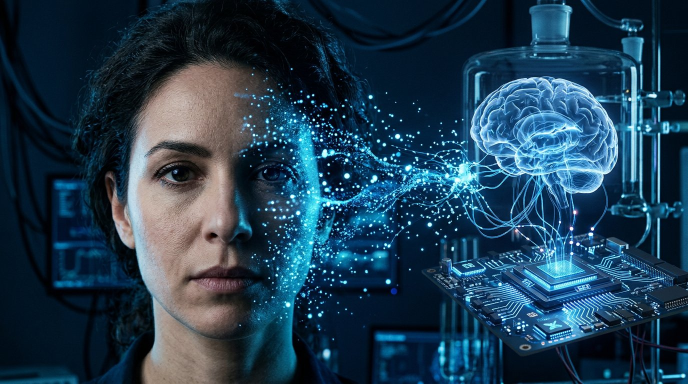
#> input picture production_source/shots/10_mind.jpg, 1376 x 768 px (shown at 1/2 size)
$ python create_thumbnail.py
#> lines starting #> are read from the running program, lines starting #| are printed output that depends on the picture
#!/usr/bin/env python3
"""Typeset the thumbnail on a generated scene image."""
from pathlib import Path
from PIL import Image,ImageOps,ImageDraw,ImageFont
ROOT=Path(__file__).resolve().parent
out=ROOT.parent/'deliverables'; out.mkdir(exist_ok=True)
im=ImageOps.fit(Image.open(ROOT/'shots'/'10_mind.jpg').convert('RGB'),(1280,720),method=Image.Resampling.LANCZOS)
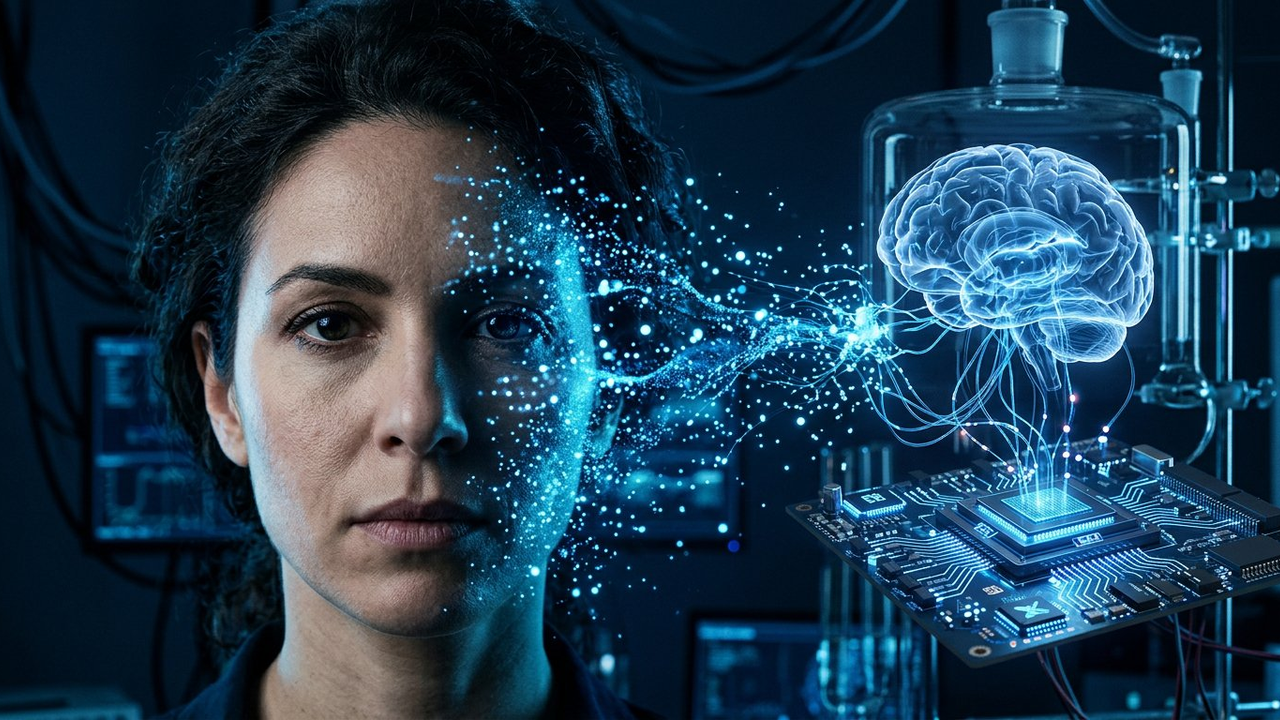
#> im: PIL image 1280x720 RGB; mean R, G, B 32.1, 60.6, 81.3
veil=Image.new('RGBA',im.size,(0,0,0,0)); d=ImageDraw.Draw(veil)
#> after `veil = Image.new('RGBA', im.size, (0, 0, 0, 0))`: veil: PIL image 1280x720 RGBA; every value is 0
for y in range(405,720):
    z=(y-405)/315; d.line((0,y,1280,y),fill=(0,5,12,int(232*z**1.1)))
im=Image.alpha_composite(im.convert('RGBA'),veil); d=ImageDraw.Draw(im)
#> after `im = Image.alpha_composite(im.convert('RGBA'), veil)`:
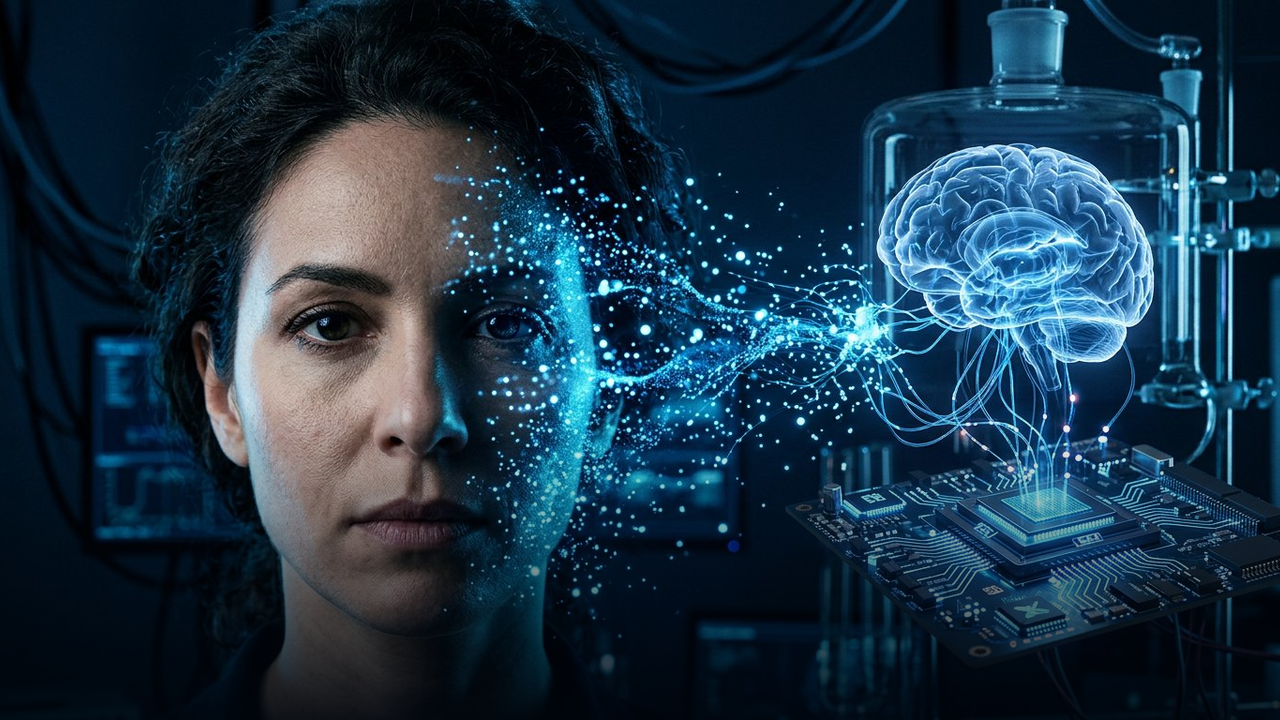
#> im: PIL image 1280x720 RGBA; mean R, G, B, A 27.1, 51.6, 69.9, 255
font='/usr/share/fonts/truetype/dejavu/DejaVuSans-Bold.ttf'; f1=ImageFont.truetype(font,77); f2=ImageFont.truetype(font,92)
d.rounded_rectangle((52,466,62,677),radius=4,fill=(80,224,255,255))
d.text((83,482),'CAN YOU',font=f1,anchor='lt',fill='white',stroke_width=3,stroke_fill=(0,8,18,255))
d.text((83,571),'LIVE FOREVER?',font=f2,anchor='lt',fill=(167,239,255,255),stroke_width=4,stroke_fill=(0,8,18,255))
im.convert('RGB').save(out/'AI_Uncovered_Thumbnail.jpg',quality=94,optimize=True,subsampling=0)
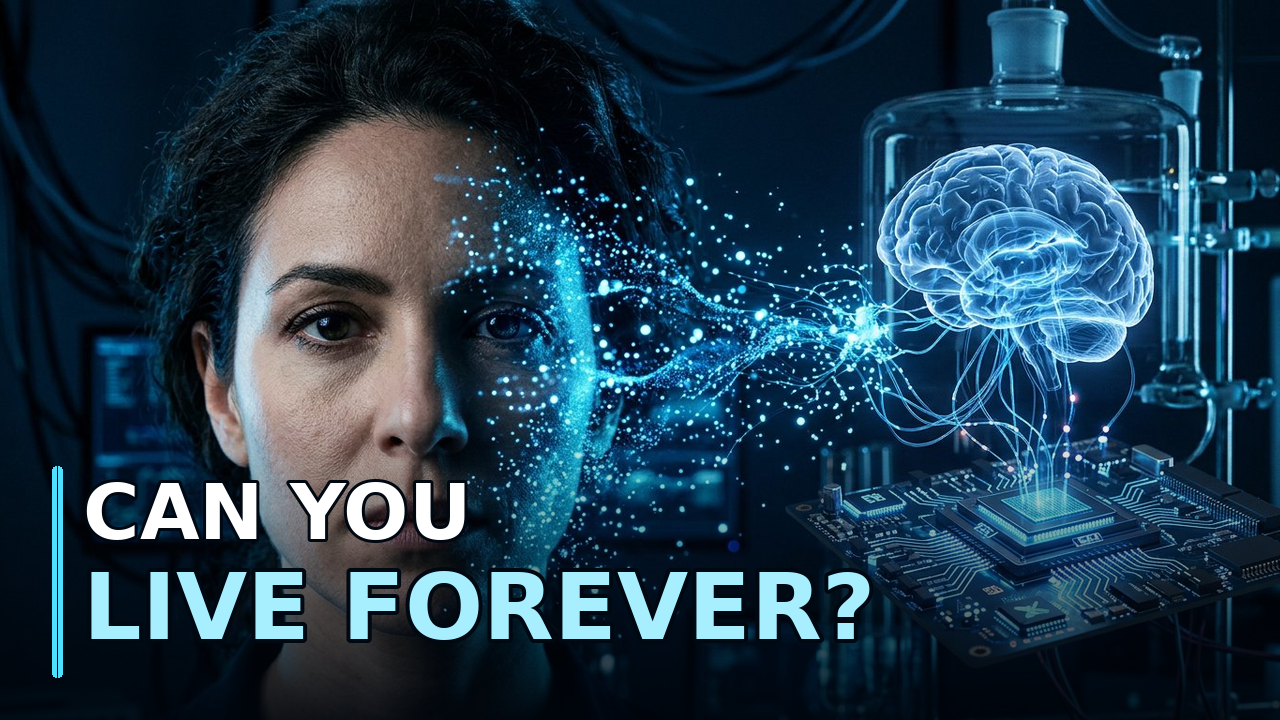
#> saved as AI_Uncovered_Thumbnail.jpg: PIL image 1280x720 RGB; mean R, G, B 33.4, 59.6, 78
print('Created 1280x720 thumbnail')

$ run again, with production_source/shots/01_brain_lab.jpg copied over production_source/shots/10_mind.jpg
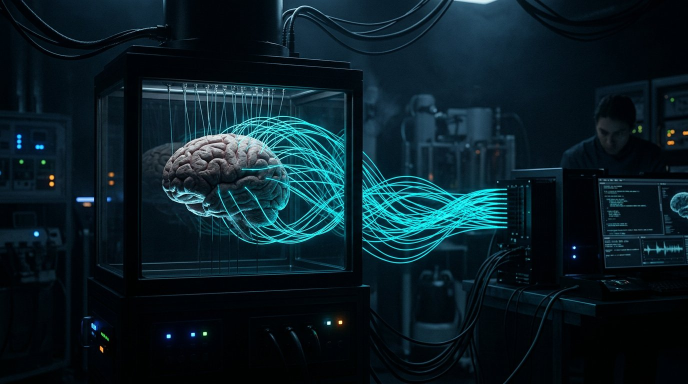
#> input picture production_source/shots/01_brain_lab.jpg, 1376 x 768 px (shown at 1/2 size)
#> `im=ImageOps.fit(Image.open(ROOT/'shots'/'10_mind.jpg').convert('RGB'),..`:
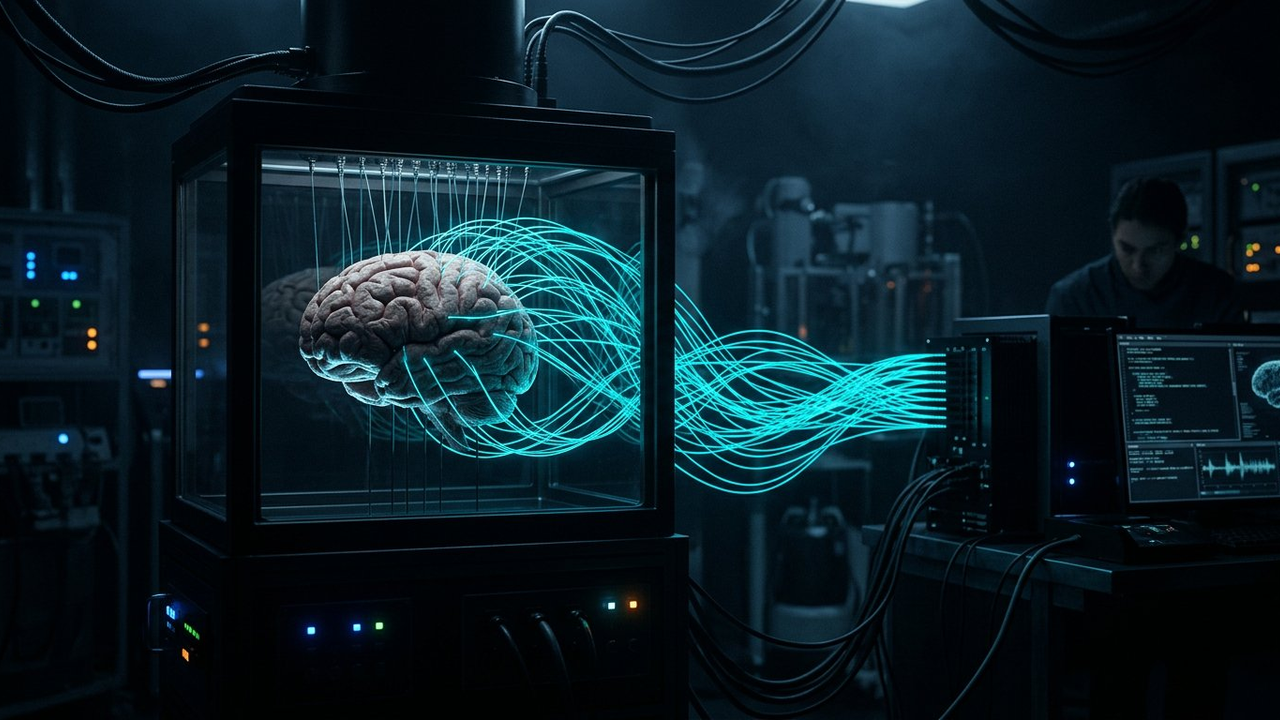
#> im: PIL image 1280x720 RGB; mean R, G, B 10.6, 30.3, 38.8
#> veil: PIL image 1280x720 RGBA; every value is 0
#> `im.convert('RGB').save(out/'AI_Uncovered_Thumbnail.jpg',quality=94,opt..`:
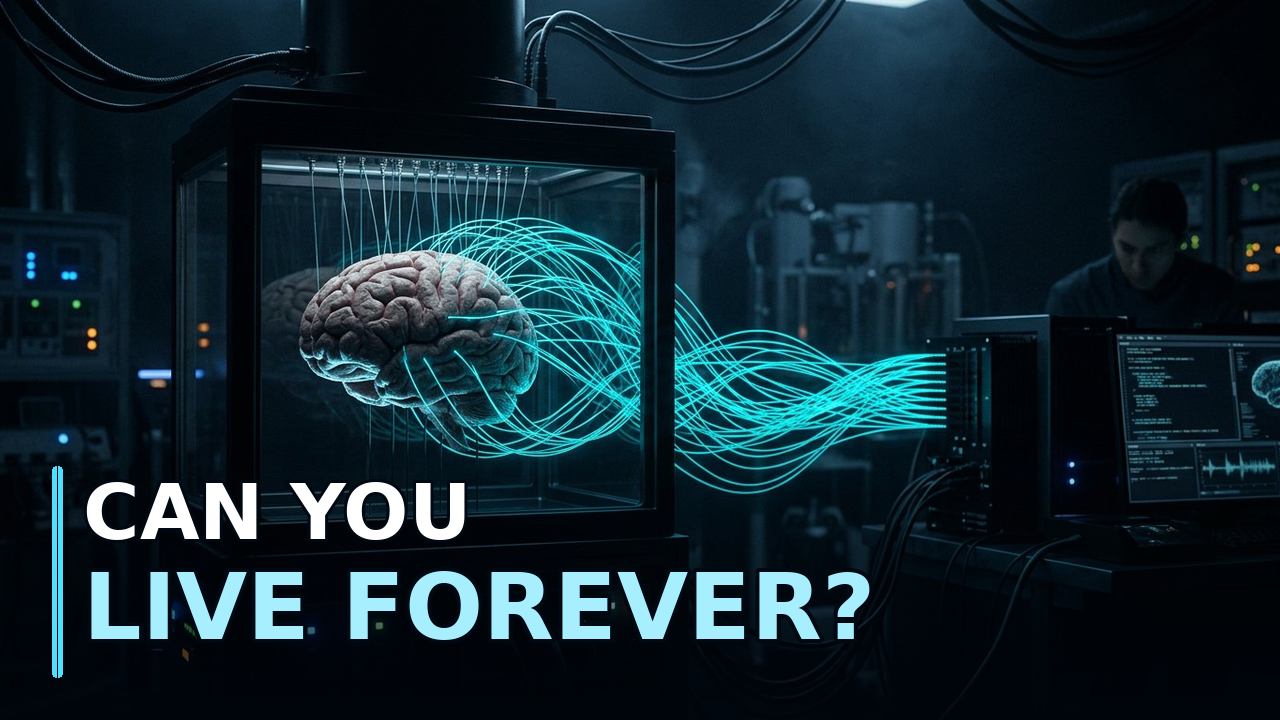
#> saved as AI_Uncovered_Thumbnail.jpg: PIL image 1280x720 RGB; mean R, G, B 17.4, 38.8, 48.1

$ run again, with production_source/shots/02_neurons.jpg copied over production_source/shots/10_mind.jpg
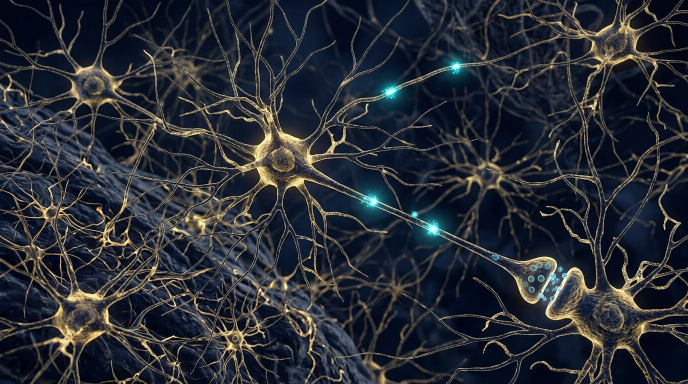
#> input picture production_source/shots/02_neurons.jpg, 1376 x 768 px (shown at 1/2 size)
#> veil: PIL image 1280x720 RGBA; every value is 0
#> `im = Image.alpha_composite(im.convert('RGBA'), veil)`:
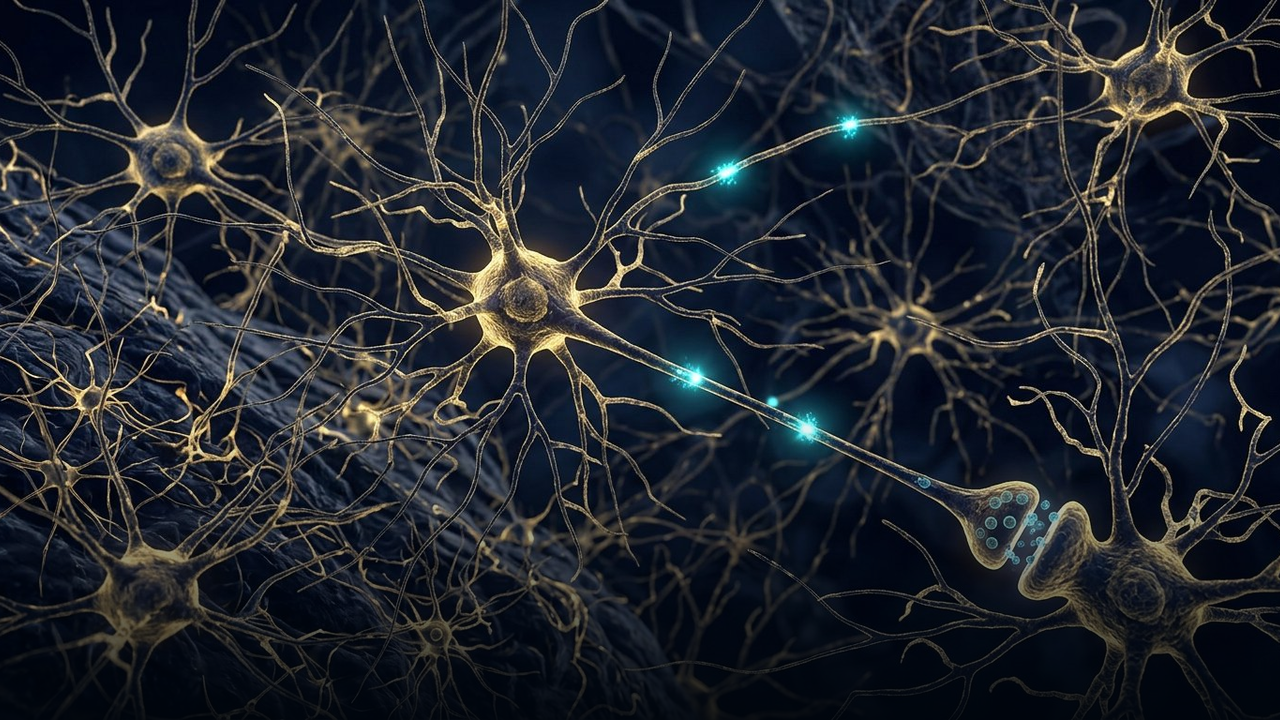
#> im: PIL image 1280x720 RGBA; mean R, G, B, A 32.9, 37.6, 45.6, 255
#> `im.convert('RGB').save(out/'AI_Uncovered_Thumbnail.jpg',quality=94,opt..`:
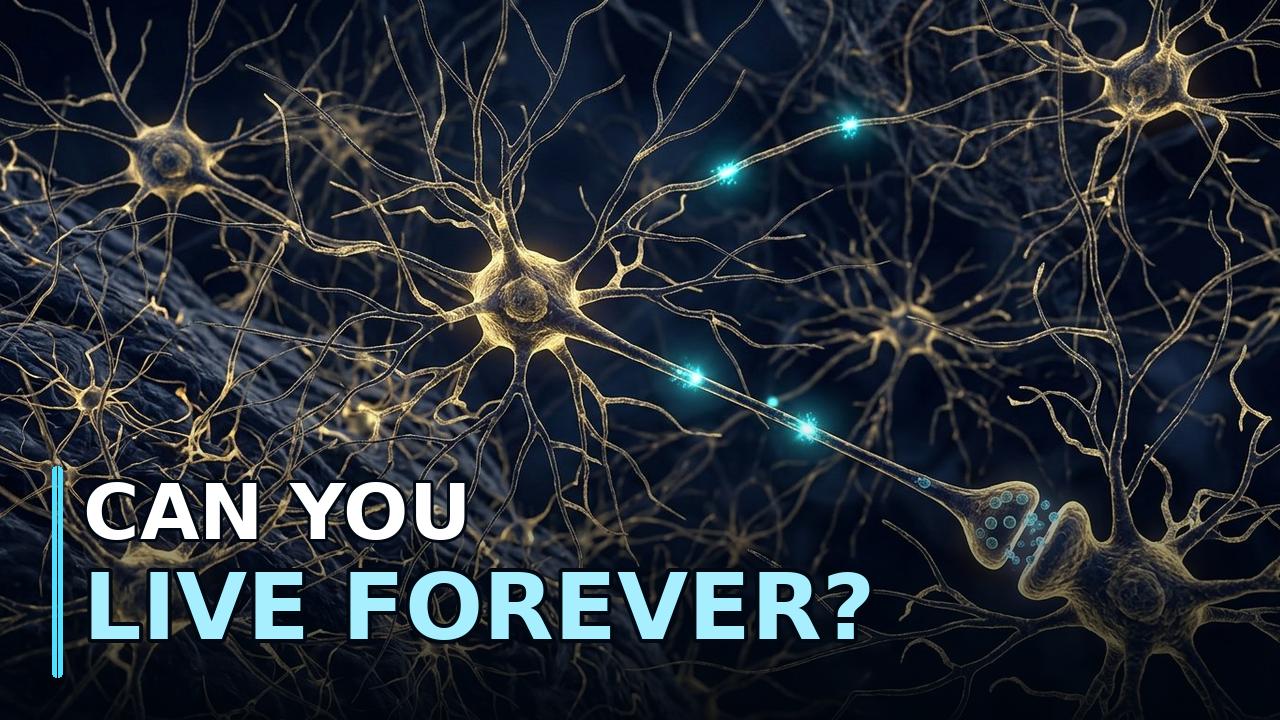
#> saved as AI_Uncovered_Thumbnail.jpg: PIL image 1280x720 RGB; mean R, G, B 38.7, 45.7, 54

$ run again, with production_source/shots/03_bci.jpg copied over production_source/shots/10_mind.jpg
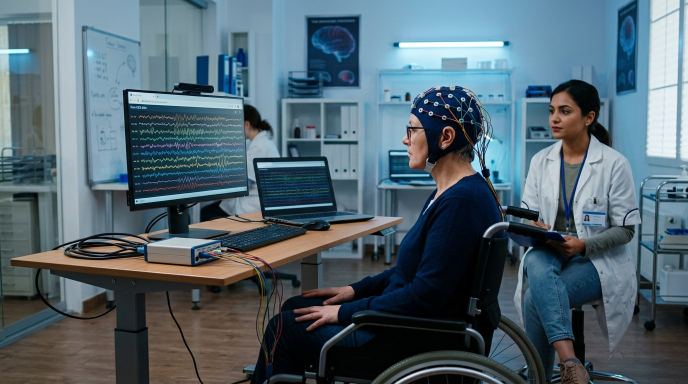
#> input picture production_source/shots/03_bci.jpg, 1376 x 768 px (shown at 1/2 size)
#> veil: PIL image 1280x720 RGBA; every value is 0
#> `im = Image.alpha_composite(im.convert('RGBA'), veil)`:
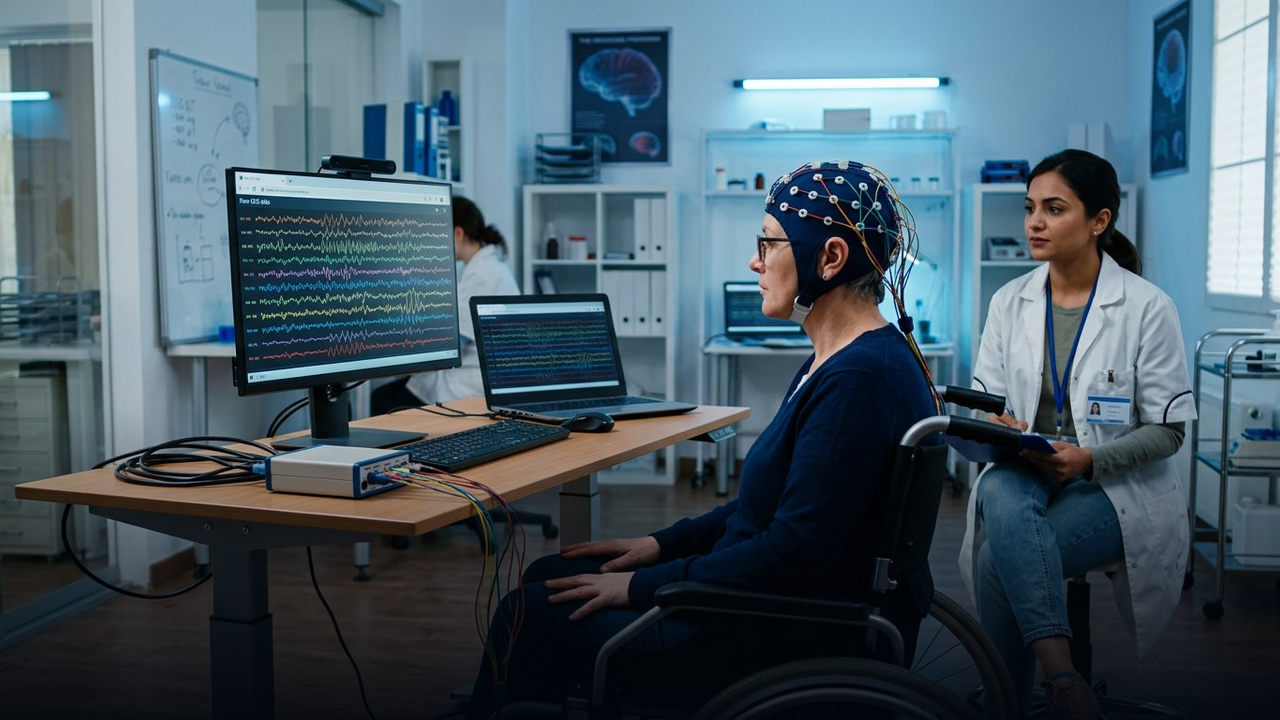
#> im: PIL image 1280x720 RGBA; mean R, G, B, A 71.4, 90.9, 102.1, 255
#> `im.convert('RGB').save(out/'AI_Uncovered_Thumbnail.jpg',quality=94,opt..`:
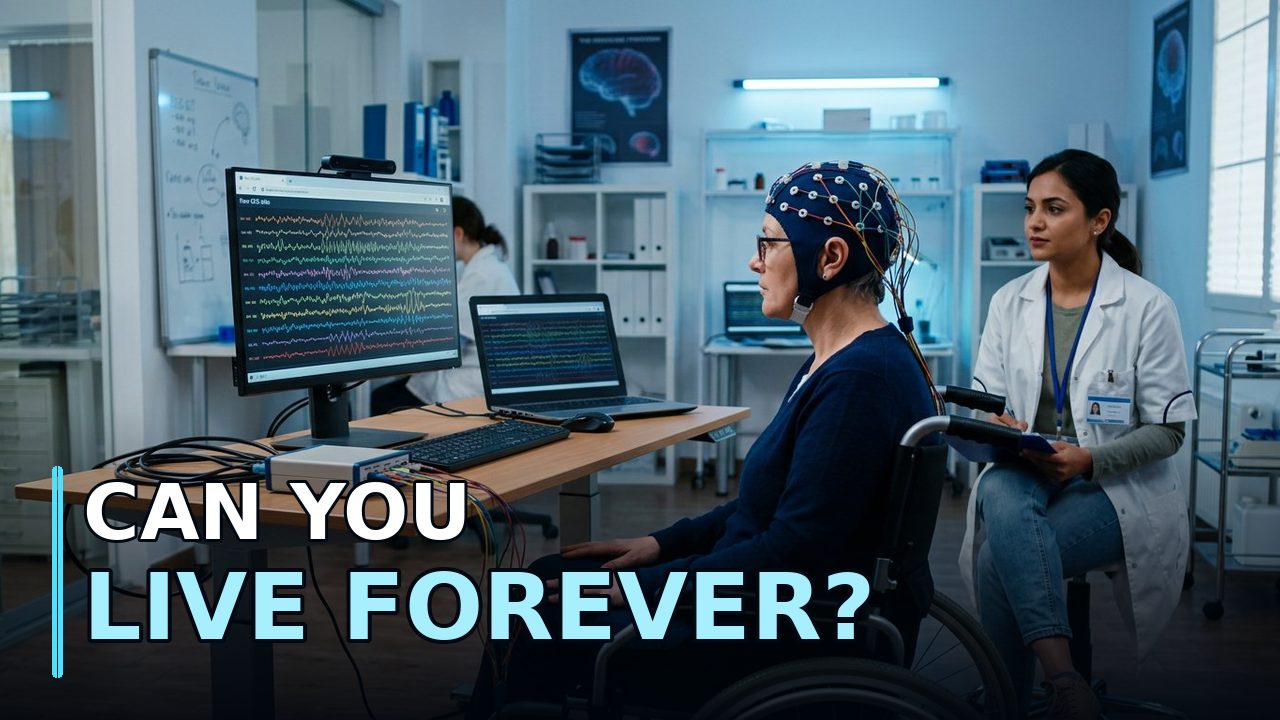
#> saved as AI_Uncovered_Thumbnail.jpg: PIL image 1280x720 RGB; mean R, G, B 76.6, 98.7, 110.6
